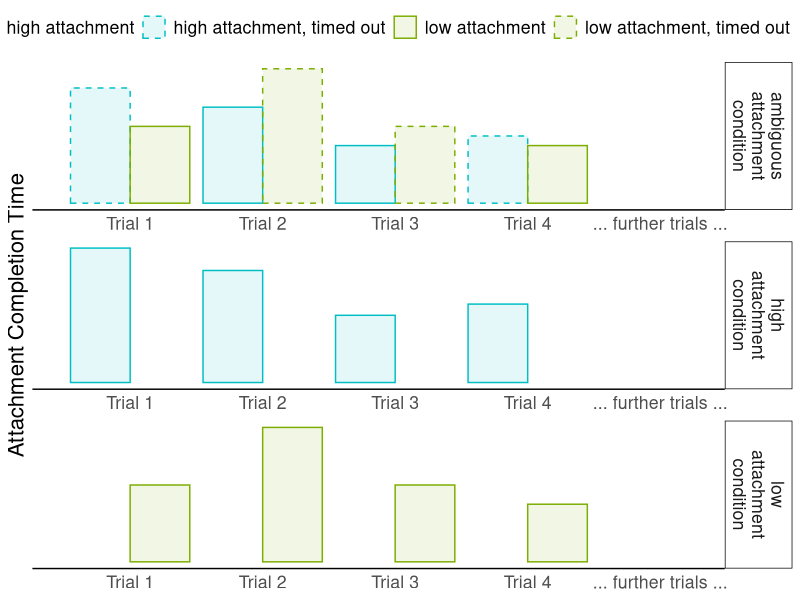

Write R code to recreate this figure.
library(tidyverse)
library(magrittr)
library(ggplot2)

cur_arrow <- arrow(length = unit(0.1, "inches"))

(df <- read.table(header = T, text = "
trial   attachment   latency
1       high      60
1       low       40
2       high      50
2       low       70
3       high      30
3       low       40
4       high      35
4       low       30
"))

df <- 
plyr::ldply(c("amb", "high", "low"), 
function(condition) {
  df$condition <- condition
  df
})
df %<>% mutate( latency = ifelse( (condition == "low" & attachment == "high") | (condition == "high" & attachment == "low"), NA, latency) )
df$condition %<>% dplyr::recode("amb"="ambiguous\nattachment\ncondition", "high"="high\nattachment\ncondition", "low"="low\nattachment\ncondition")

df %<>% group_by(condition, trial) %>% mutate(is_fastest = (latency == min(latency, na.rm = T)) )
df$attachment_success <- ifelse( is.na(df$is_fastest) | df$is_fastest, paste(df$attachment, "successful", sep="_"), paste(df$attachment, "timed_out", sep="_") )

cur_theme2 <- 
  theme(legend.position="top", axis.ticks.x = element_blank(),
        panel.grid.major = element_blank(), axis.ticks = element_line(colour = "black"), axis.line.x = element_line(),
        panel.background = element_blank(), panel.grid.minor = element_blank(), 
        legend.key = element_blank(), strip.background = element_rect(fill="white", color="black"),
        text = element_text(size = 16))

breaks = c("high_successful", "high_timed_out", "low_successful", "low_timed_out")
labels = c("high attachment", "high attachment, timed out", "low attachment", "low attachment, timed out")

# high (blue)  #00bfc4
# low (green) #7cae00

color_high <- "#00bfc4"
color_low <- "#7cae00"

p_smcm <-
ggplot(df, aes(trial, latency, color = attachment_success, fill = attachment_success, linetype = attachment_success)) + # , alpha = attachment_success
    geom_bar(stat = "identity", position =  "dodge", alpha = .1) + 
    facet_wrap(~condition, scales = "free", nrow = 3, strip.position = "right") + 
    cur_theme2 + scale_y_continuous(breaks = NULL) + xlab(NULL) + ylab("Attachment Completion Time") + 
    scale_x_continuous(breaks = c(1:4,5), labels = c(sprintf("Trial %d", 1:4), "... further trials ..."), limits = c(0.5,5.25)) +
    scale_fill_manual("", breaks = breaks, values = c(color_high, color_high, color_low, color_low), labels = labels) +
    scale_color_manual("", breaks = breaks, values = c(color_high, color_high, color_low, color_low), labels = labels) +
    #scale_alpha_manual(breaks = c("high_successful", "low_successful", "high_timed_out", "low_timed_out"), values = c(1, 1, .2, .2)) +
    scale_linetype_manual("", breaks = breaks, values = c("solid", "dashed", "solid", "dashed"), labels = labels ) #+
    #guides(fill=guide_legend(title=NULL), color=guide_legend(title=NULL), linetype=guide_legend(title=NULL))


# library(ggpubr)
# 
# ggarrange(p_uspec, p_smcm)

#illustrations_processes <- list(smcm = p_smcm, uspec = p_uspec)

#ggsave(illustrations_processes$uspec, file = "./manualFigures/illustrationUspec.pdf", width=10, height=3.25)
ggsave(p_smcm, file = "./manualFigures/illustrationDurationsSMCM.pdf", width=10, height=5)

